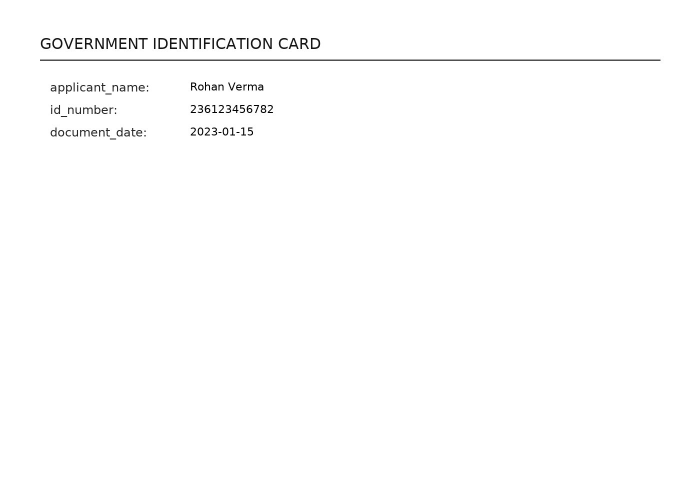
#> input picture fixtures/synthetic_docs/IMG_2041.jpg, 1400 x 1000 px (shown at 1/2 size)
$ python -i ingest.py   (imports and definitions only)   (older library calls are emulated)
#> lines starting #> are read from the running program, lines starting #| are printed output that depends on the picture; after the words box and inside, x2 and y2 are one past the last pixel; in counts of white or black regions, pixels touching at a corner belong together
#> further down, picture is the input picture: shape (1000, 1400, 3); min 0, max 255, mean 253
"""Stage 1: Ingestion.

Responsibilities
  1. Validate the input (type, size, magic bytes, corruption).
  2. Hash it (SHA-256) and store the ORIGINAL untouched and read-only.
  3. Render to page images (PDF -> PNG, image -> EXIF-corrected PNG).
  4. Quality gate: blur / brightness / contrast / resolution. Never guess on bad input.
  5. Gentle preprocessing (deskew, CLAHE, light denoise). No binarization.

The original file is never modified or replaced. Derived images live elsewhere.
"""
from __future__ import annotations

import hashlib
import os
import stat
from dataclasses import dataclass, field, asdict
from pathlib import Path

import cv2
import pymupdf as fitz  # PyMuPDF
import numpy as np
from PIL import Image, ImageOps

ALLOWED_EXT = {".pdf", ".jpg", ".jpeg", ".png", ".webp"}
MAX_BYTES = 25 * 1024 * 1024
MAX_PDF_PAGES = 20
PDF_DPI = 200

# Quality thresholds (tune on your own samples)
MIN_SHORT_SIDE = 700        # px
BLUR_POOR = 40.0            # Laplacian variance below this -> poor
BLUR_WARN = 100.0
DARK_P98_MAX = 90           # even the brightest pixels are dark -> underexposed
WASHED_P2_MIN = 150         # even the darkest pixels are light -> washed out / no ink
CONTRAST_MIN = 60.0         # p98 - p2 intensity range (robust for sparse text on white)

MAGIC = {
    b"%PDF": {".pdf"},
    b"\xff\xd8\xff": {".jpg", ".jpeg"},
    b"\x89PNG": {".png"},
    b"RIFF": {".webp"},
}


class IngestError(Exception):
    """Raised for invalid input. Message is safe to show to the user."""


@dataclass
class QualityReport:
    page: int
    width: int
    height: int
    blur_score: float
    brightness: float
    contrast: float
    issues: list[str] = field(default_factory=list)
    verdict: str = "ok"  # ok | warn | poor


@dataclass
class IngestResult:
    sha256: str
    original_path: str
    extension: str
    duplicate: bool
    page_paths: list[str]            # preprocessed images, one per page
    raw_page_paths: list[str]        # rendered but not preprocessed
    pdf_has_text_layer: bool
    quality: list[QualityReport]
    overall_quality: str             # ok | warn | poor
    notes: list[str] = field(default_factory=list)

    def to_dict(self) -> dict:
        return asdict(self)


# ---------------------------------------------------------------- validation
# [109 lines left out: functions _sniff_ext, validate_file, store_original, _render_pdf, _load_image, assess_quality, not called in this run]


# ------------------------------------------------------------ preprocessing
def estimate_skew(img: np.ndarray, max_angle: float = 10.0, step: float = 0.5) -> float:
    """Projection-profile search: the angle that maximises row-sum variance."""
#> called with max_angle = 10, step = 0.5
    gray = cv2.cvtColor(img, cv2.COLOR_BGR2GRAY)
    scale = 600 / max(gray.shape)
#> scale = 0.429
    small = cv2.resize(gray, None, fx=scale, fy=scale, interpolation=cv2.INTER_AREA) if scale < 1 else gray
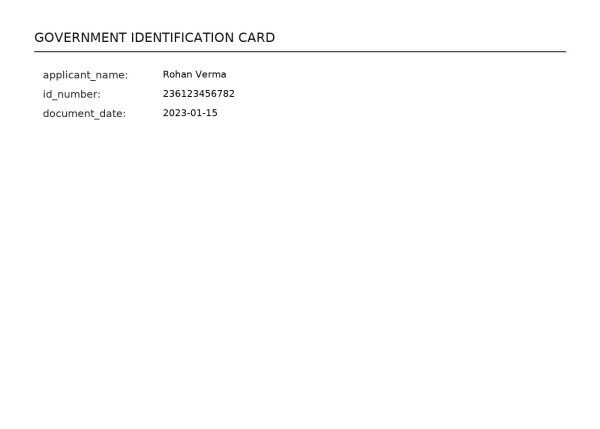
#> small: shape (429, 600); min 13, max 255, mean 253
    binary = cv2.threshold(small, 0, 255, cv2.THRESH_BINARY_INV | cv2.THRESH_OTSU)[1]
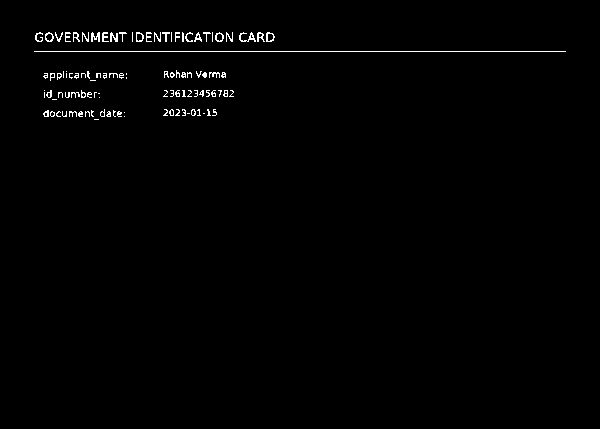
#> binary: shape (429, 600); 0.99% white in thin lines or dots, all inside (x1, y1, x2, y2) = (34, 32, 566, 120)
    h, w = binary.shape
#> h = 429; w = 600
    center = (w / 2, h / 2)
#> center = (300, 214.5)
    best_angle, best_score = 0.0, -1.0
    for a in np.arange(-max_angle, max_angle + step, step):
        M = cv2.getRotationMatrix2D(center, float(a), 1.0)
        rot = cv2.warpAffine(binary, M, (w, h), flags=cv2.INTER_NEAREST)
        score = float(np.var(rot.sum(axis=1)))
        if score > best_score:
            best_angle, best_score = float(a), score
#> this loop made 41 passes
#> (score, best_angle, best_score) on passes 1, 2, 3, 4, 5, 6, 8, 9, 10, 11, 12, 13: (7704905.5, -10, 7704905.5), (8006140.2, -9.5, 8006140.2), (8204276, -9, 8204276), (8460613.1, -8.5, 8460613.1), (8753832.5, -8, 8753832.5), (8900928.7, -7.5, 8900928.7), (8912346.5, -6.5, 8912346.5), (9016048.1, -6, 9016048.1), (9452316, -5.5, 9452316), (9784309.2, -5, 9784309.2), (10380418.8, -4.5, 10380418.8), (11155527.2, -4, 11155527.2)
#> score on passes 7, 22, 23, 24, 25, 26: 8873481.5, 26211921.9, 20081686.3, 18204297.8, 17938173, 17085601.1
#> pass 1, in estimate_skew, `rot = cv2.warpAffine(binary, M, (w, h), flags=cv2.INTER_NEAREST)`:
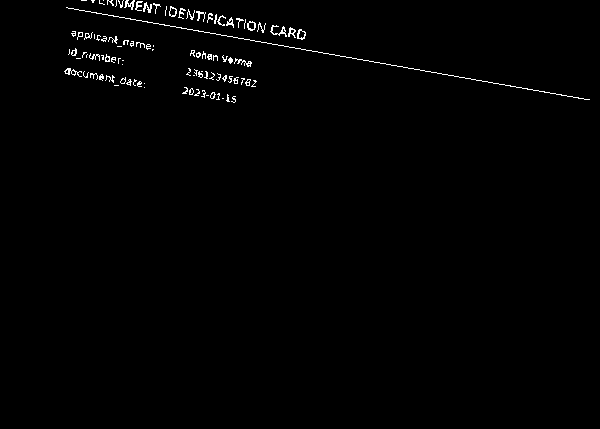
#> rot: shape (429, 600); 0.94% white in thin lines or dots, all inside (x1, y1, x2, y2) = (64, 0, 590, 103)
#> pass 2, in estimate_skew, `rot = cv2.warpAffine(binary, M, (w, h), flags=cv2.INTER_NEAREST)`:
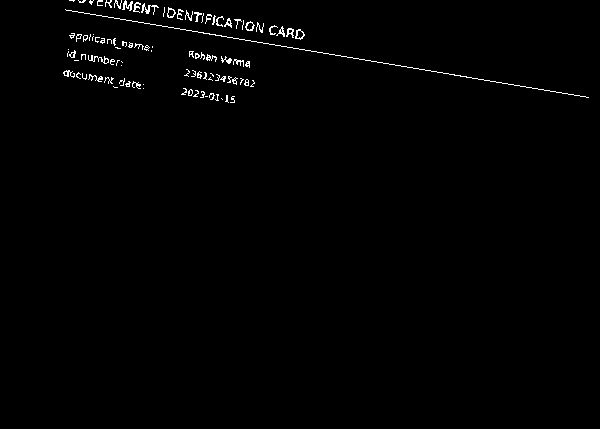
#> rot: shape (429, 600); 0.95% white in thin lines or dots, all inside (x1, y1, x2, y2) = (63, 0, 589, 103)
#> pass 3, in estimate_skew, `rot = cv2.warpAffine(binary, M, (w, h), flags=cv2.INTER_NEAREST)`:
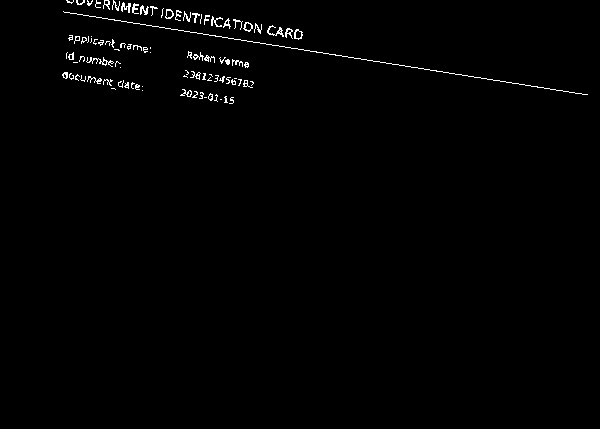
#> rot: shape (429, 600); 0.96% white in thin lines or dots, all inside (x1, y1, x2, y2) = (62, 0, 588, 104)
#> after the loop, best_angle = 0; best_score = 62384617.1
    return best_angle


def preprocess(img: np.ndarray) -> tuple[np.ndarray, list[str]]:
    notes: list[str] = []
    out = img
    angle = estimate_skew(out)
#> angle = 0
    if abs(angle) >= 0.5:
        h, w = out.shape[:2]
        M = cv2.getRotationMatrix2D((w / 2, h / 2), angle, 1.0)
        out = cv2.warpAffine(out, M, (w, h), flags=cv2.INTER_CUBIC,
                             borderMode=cv2.BORDER_REPLICATE)
        notes.append(f"deskewed by {angle:+.1f} deg")
    # CLAHE on lightness only (keeps colour and decorative fonts intact)
    lab = cv2.cvtColor(out, cv2.COLOR_BGR2LAB)
#> lab: shape (1000, 1400, 3); mean of channels 0, 1, 2 253.1, 128, 128
    l, a_, b_ = cv2.split(lab)
#> a_: shape (1000, 1400); every value is 128
    l = cv2.createCLAHE(clipLimit=2.0, tileGridSize=(8, 8)).apply(l)
    out = cv2.cvtColor(cv2.merge((l, a_, b_)), cv2.COLOR_LAB2BGR)
    out = cv2.fastNlMeansDenoisingColored(out, None, 3, 3, 7, 21)  # deliberately mild
    notes.append("CLAHE + light denoise applied")
    return out, notes


# --------------------------------------------------------------- public API
# [40 lines left out: function ingest, not called in this run]

>>> import cv2
>>> picture = cv2.imread('../../fixtures/synthetic_docs/IMG_2041.jpg')
>>> result = preprocess(picture)
